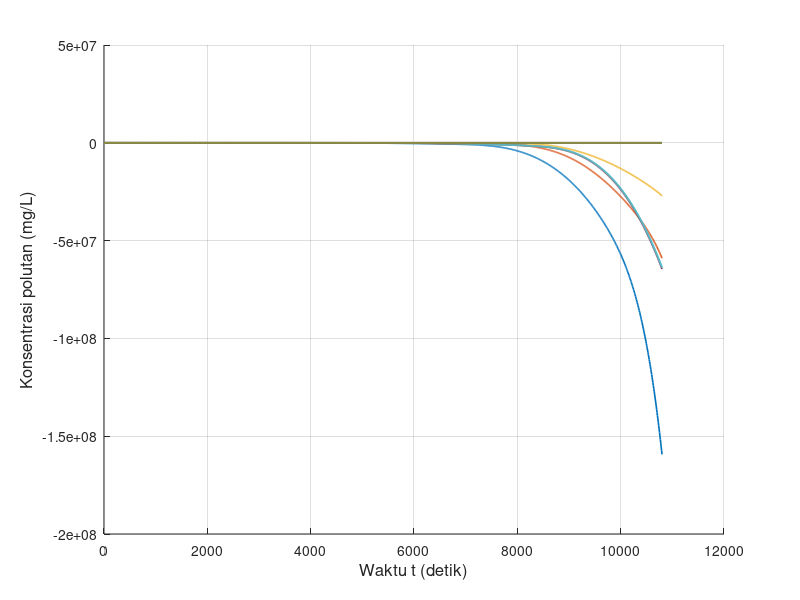

Recreate this plot in MATLAB. (Note: this script raises an error after producing the figure.)
clear; clc; close all;

% Feby Syarief Al A`raaf
% 26050124130087
% Oseanografi C

% Simulasi adveksi 1 dimensi dengan metode Leapfrog (CTCS)
% Sumber polutan kontinu
% NIM ganjil, xyz = 087, sehingga z = 7 dan 0.zyx = 0.780

x_digit = 0;
y_digit = 8;
z_digit = 7;

u_xyz    = 0.780;
C_source = 10 * z_digit;

L = 3000;
T = 10800;

scenario(1).nama = 'Skenario 1';
scenario(1).dx   = 30;
scenario(1).dt   = 8;
scenario(1).u    = u_xyz;
scenario(1).m    = 30 + z_digit;

scenario(2).nama = 'Skenario 2';
scenario(2).dx   = 60;
scenario(2).dt   = 8;
scenario(2).u    = u_xyz;
scenario(2).m    = 60 + z_digit;

scenario(3).nama = 'Skenario 3';
scenario(3).dx   = 15;
scenario(3).dt   = 8;
scenario(3).u    = u_xyz;
scenario(3).m    = 15 + z_digit;

scenario(4).nama = 'Skenario 4';
scenario(4).dx   = 30;
scenario(4).dt   = 8;
scenario(4).u    = 0.5 * u_xyz;
scenario(4).m    = 30 + z_digit;

scenario(5).nama = 'Skenario 5';
scenario(5).dx   = 30;
scenario(5).dt   = 8;
scenario(5).u    = 2 * u_xyz;
scenario(5).m    = 30 + z_digit;

scenario(6).nama = 'Skenario 6';
scenario(6).dx   = 30;
scenario(6).dt   = 8;
scenario(6).u    = -u_xyz;
scenario(6).m    = 30 + z_digit;

scenario(7).nama = 'Skenario 7';
scenario(7).dx   = 30;
scenario(7).dt   = 2;
scenario(7).u    = u_xyz;
scenario(7).m    = 30 + z_digit;

scenario(8).nama = 'Skenario 8';
scenario(8).dx   = 30;
scenario(8).dt   = 16;
scenario(8).u    = u_xyz;
scenario(8).m    = 30 + z_digit;

folder_output = 'output';
if ~exist(folder_output, 'dir')
    mkdir(folder_output);
end

for s = 1:numel(scenario)

    fprintf('\nMemproses %s\n', scenario(s).nama);

    dx       = scenario(s).dx;
    dt       = scenario(s).dt;
    u        = scenario(s).u;
    m_source = scenario(s).m;

    M_grid = round(L / dx);
    Mmax   = max(M_grid, m_source);
    Nmax   = round(T / dt);

    courant = u * dt / dx;

    fprintf('dx = %.3f m, dt = %.3f s, u = %.3f m/s, m = %d\n', dx, dt, u, m_source);
    fprintf('Mmax = %d, Nmax = %d, C = %.4f\n', Mmax, Nmax, courant);

    F00 = zeros(1, Mmax);
    F0  = zeros(1, Mmax);
    F   = zeros(1, Mmax);

    t_step = 0:Nmax;
    t_time = t_step * dt;

    m_plot = [1, ...
              m_source - 20, m_source - 10, m_source - 5, m_source - 3, m_source - 1, ...
              m_source, ...
              m_source + 1, m_source + 3, m_source + 5, m_source + 10, m_source + 20];

    m_plot = unique(m_plot, 'stable');
    m_plot_valid = m_plot(m_plot >= 1 & m_plot <= Mmax);

    if length(m_plot_valid) < length(m_plot)
        fprintf('%s: beberapa grid berada di luar domain sehingga tidak digrafikkan.\n', scenario(s).nama);
    end

    history = NaN(length(t_step), length(m_plot_valid));

    F00(:) = 0;

    for p = 1:length(m_plot_valid)
        history(1, p) = F00(m_plot_valid(p));
    end

    for i = 2:(Mmax-1)
        F0(i) = F00(i) - (u * dt / (2 * dx)) * (F00(i+1) - F00(i-1));
    end

    F0(1)    = F0(2);
    F0(Mmax) = F0(Mmax-1);
    F0(m_source) = C_source;

    for p = 1:length(m_plot_valid)
        history(2, p) = F0(m_plot_valid(p));
    end

    for J = 2:Nmax

        F00(1)    = F00(2);
        F00(Mmax) = F00(Mmax-1);

        F0(1)     = F0(2);
        F0(Mmax)  = F0(Mmax-1);

        F0(m_source) = C_source;

        for i = 2:(Mmax-1)
            F(i) = F00(i) - (u * dt / dx) * (F0(i+1) - F0(i-1));
        end

        F(1)    = F(2);
        F(Mmax) = F(Mmax-1);
        F(m_source) = C_source;

        for p = 1:length(m_plot_valid)
            history(J + 1, p) = F(m_plot_valid(p));
        end

        F00 = F0;
        F0  = F;
    end

    fig = figure('Visible', 'off', 'Position', [100 100 1400 600]);
    hold on;

    legend_text = {};

    for k = 1:length(m_plot_valid)
        plot(t_time, history(:, k), 'LineWidth', 1.2);
        legend_text{end+1} = sprintf('m = %d', m_plot_valid(k));
    end

    grid on;
    xlabel('Waktu t (detik)', 'FontSize', 12);
    ylabel('Konsentrasi polutan (mg/L)', 'FontSize', 12);
    title(sprintf('%s - Konsentrasi polutan terhadap waktu', scenario(s).nama), ...
          'Feby Syarief-0087-Ose C','FontSize', 14, 'FontWeight', 'bold');
    xlim([t_time(1), t_time(end)]);

    y_max = max(history(:), [], 'omitnan');
    if isempty(y_max) || isnan(y_max) || y_max <= 0
        ylim([0 1]);
    else
        ylim([0, max(C_source * 1.2, y_max * 1.1)]);
    end

    set(gca, 'FontSize', 11);

    legend(legend_text, ...
           'Location', 'northwest', ...
           'FontSize', 8, ...
           'NumColumns', 2, ...
           'Box', 'on');

    hold off;

    nama_file = sprintf('ctcs_kontinu_waktu_skenario_%d.png', s);
    saveas(fig, fullfile(folder_output, nama_file));
    close(fig);

    fprintf('%s selesai diproses.\n', scenario(s).nama);
end

fprintf('\nSemua skenario telah selesai diproses.\n');
